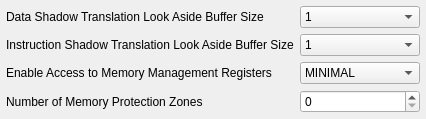
            <widget class="QWidget" name="G_MMU_ITEMS_ENABLE_ENABLED_PAGE" >
             <layout class="QVBoxLayout" >
              <property name="margin" >
               <number>0</number>
              </property>
              <property name="spacing" >
               <number>0</number>
              </property>
              <item>
               <layout class="QVBoxLayout" >
                <property name="margin" >
                 <number>6</number>
                </property>
                <property name="spacing" >
                 <number>6</number>
                </property>
                <item>
                 <layout class="QHBoxLayout" >
                  <property name="margin" >
                   <number>0</number>
                  </property>
                  <property name="spacing" >
                   <number>6</number>
                  </property>
                  <item>
                   <widget class="QLabel" name="G_MMU_DTLB_SIZE_LABEL_1" >
                    <property name="sizePolicy" >
                     <sizepolicy>
                      <hsizetype>7</hsizetype>
                      <vsizetype>5</vsizetype>
                      <horstretch>0</horstretch>
                      <verstretch>0</verstretch>
                     </sizepolicy>
                    </property>
                    <property name="toolTip" >
                     <string>&lt;qt>This parameter defines the size of the data shadow Translation Look-Aside Buffer (TLB).  This TLB is used to cache data address translation information, to improve performance of the translation.  The selection is a trade-off between smaller size and better performance.  The default value is 4.&lt;/qt></string>
                    </property>
                    <property name="text" >
                     <string>Data Shadow Translation Look Aside Buffer Size</string>
                    </property>
                   </widget>
                  </item>
                  <item>
                   <widget class="QComboBox" name="G_MMU_DTLB_SIZE_1" >
                    <property name="minimumSize" >
                     <size>
                      <width>120</width>
                      <height>0</height>
                     </size>
                    </property>
                    <item>
                     <property name="text" >
                      <string>1</string>
                     </property>
                    </item>
                    <item>
                     <property name="text" >
                      <string>2</string>
                     </property>
                    </item>
                    <item>
                     <property name="text" >
                      <string>4</string>
                     </property>
                    </item>
                    <item>
                     <property name="text" >
                      <string>8</string>
                     </property>
                    </item>
                   </widget>
                  </item>
                 </layout>
                </item>
                <item>
                 <layout class="QHBoxLayout" >
                  <property name="margin" >
                   <number>0</number>
                  </property>
                  <property name="spacing" >
                   <number>6</number>
                  </property>
                  <item>
                   <widget class="QLabel" name="G_MMU_ITLB_SIZE_LABEL_1" >
                    <property name="sizePolicy" >
                     <sizepolicy>
                      <hsizetype>7</hsizetype>
                      <vsizetype>5</vsizetype>
                      <horstretch>0</horstretch>
                      <verstretch>0</verstretch>
                     </sizepolicy>
                    </property>
                    <property name="toolTip" >
                     <string>&lt;qt>This parameter defines the size of the instruction shadow Translation Look-Aside Buffer (TLB).  This TLB is used to cache instruction address translation information, to improve performance of the translation.  The selection is a trade-off between smaller size and better performance.  The default value is 2.&lt;/qt></string>
                    </property>
                    <property name="text" >
                     <string>Instruction Shadow Translation Look Aside Buffer Size</string>
                    </property>
                   </widget>
                  </item>
                  <item>
                   <widget class="QComboBox" name="G_MMU_ITLB_SIZE_1" >
                    <property name="minimumSize" >
                     <size>
                      <width>120</width>
                      <height>0</height>
                     </size>
                    </property>
                    <item>
                     <property name="text" >
                      <string>1</string>
                     </property>
                    </item>
                    <item>
                     <property name="text" >
                      <string>2</string>
                     </property>
                    </item>
                    <item>
                     <property name="text" >
                      <string>4</string>
                     </property>
                    </item>
                    <item>
                     <property name="text" >
                      <string>8</string>
                     </property>
                    </item>
                   </widget>
                  </item>
                 </layout>
                </item>
                <item>
                 <layout class="QHBoxLayout" >
                  <property name="margin" >
                   <number>0</number>
                  </property>
                  <property name="spacing" >
                   <number>6</number>
                  </property>
                  <item>
                   <widget class="QLabel" name="G_MMU_TLB_ACCESS_LABEL_1" >
                    <property name="sizePolicy" >
                     <sizepolicy>
                      <hsizetype>7</hsizetype>
                      <vsizetype>5</vsizetype>
                      <horstretch>0</horstretch>
                      <verstretch>0</verstretch>
                     </sizepolicy>
                    </property>
                    <property name="toolTip" >
                     <string>&lt;qt>Enable access to Memory Management Special Registers using the MFS and MTS instructions:&lt;ul>&lt;li>Minimal (0) only allows writing TLBLO, TLBHI and TLBX.&lt;li>Read (1) adds reading of TLBLO, TLBHI, TLBX, PID and ZPR.&lt;li>Write (2) allows writing all registers, and reading TLBX.&lt;li>Full (3) adds reading of TLBLO, TLBHI, TLBX, PID and ZPR.&lt;/ul>In many cases it is not necessary for software to have full read access.  For example, this is the case for Linux Memory Management code.  It is then safe to set access to Write, in order to save area.  When using static memory protection, access can be set to Minimal, since software then has no need to use TLBSX, PID and ZPR.&lt;/qt></string>
                    </property>
                    <property name="text" >
                     <string>Enable Access to Memory Management Registers</string>
                    </property>
                   </widget>
                  </item>
                  <item>
                   <widget class="QComboBox" name="G_MMU_TLB_ACCESS_1" >
                    <property name="minimumSize" >
                     <size>
                      <width>120</width>
                      <height>0</height>
                     </size>
                    </property>
                    <property name="maxVisibleItems" >
                     <number>11</number>
                    </property>
                    <item>
                     <property name="text" >
                      <string>MINIMAL</string>
                     </property>
                    </item>
                    <item>
                     <property name="text" >
                      <string>READ</string>
                     </property>
                    </item>
                    <item>
                     <property name="text" >
                      <string>WRITE</string>
                     </property>
                    </item>
                    <item>
                     <property name="text" >
                      <string>FULL</string>
                     </property>
                    </item>
                   </widget>
                  </item>
                 </layout>
                </item>
                <item>
                 <layout class="QHBoxLayout" >
                  <property name="margin" >
                   <number>0</number>
                  </property>
                  <property name="spacing" >
                   <number>6</number>
                  </property>
                  <item>
                   <widget class="QLabel" name="G_MMU_ZONES_LABEL_1" >
                    <property name="sizePolicy" >
                     <sizepolicy>
                      <hsizetype>7</hsizetype>
                      <vsizetype>5</vsizetype>
                      <horstretch>0</horstretch>
                      <verstretch>0</verstretch>
                     </sizepolicy>
                    </property>
                    <property name="toolTip" >
                     <string>&lt;qt>Specifies the number of memory protection zones to implement.  In many cases memory management software does not utilize all available zones.  For example, the Linux Memory Management code only uses two zones.  In this case it is safe to reduce the number of implemented zones, in order to save area.&lt;/qt></string>
                    </property>
                    <property name="text" >
                     <string>Number of Memory Protection Zones</string>
                    </property>
                   </widget>
                  </item>
                  <item>
                   <widget class="QSpinBox" name="G_MMU_ZONES_1" >
                    <property name="minimumSize" >
                     <size>
                      <width>120</width>
                      <height>0</height>
                     </size>
                    </property>
                    <property name="maximum" >
                     <number>16</number>
                    </property>
                   </widget>
                  </item>
                 </layout>
                </item>
               </layout>
              </item>
             </layout>
            </widget>
